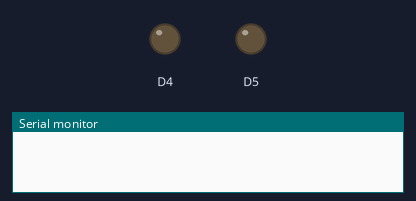
The sketch below on a simulated ESP8266 (NodeMCU). Parts: output pins drawn as LEDs (lit = HIGH, except the on-board LED, lit = LOW), the last lines printed to the serial monitor. WiFi joins after 1.5 s; servers stay silent unless stated.

Above: at 0.1 s.
At 1.6 s:
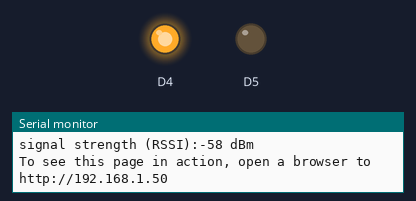
Timing chart, 0 to 3.1 s (numbered marks = the images above):
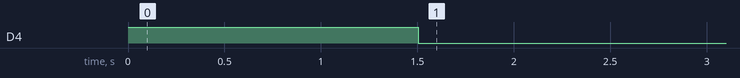

The sketch:

rele.ino
```cpp
#include <SPI.h>
#include <ESP8266WiFi.h>
#include <ESP8266WebServer.h>
#include <DNSServer.h>
#include <WiFiManager.h>

ESP8266WebServer server(80);

IPAddress _ip = IPAddress(192,168,0,99);
IPAddress _gw = IPAddress(192,168,0,1);
IPAddress _sn = IPAddress(255, 255, 255, 0);

void setup() {

  Serial.begin(9600);
  pinMode(D5, OUTPUT);
  pinMode(BUILTIN_LED, OUTPUT);

  digitalWrite(BUILTIN_LED, HIGH);
  WiFiManager wifiManager;

  // Descomentar para resetear configuración
  // wifiManager.resetSettings();

  const char* menu[] = {"wifi","exit"};
  wifiManager.setMenu(menu,2);
  wifiManager.setSTAStaticIPConfig(_ip,_gw,_sn);
  wifiManager.autoConnect("ApertureDevice");
  digitalWrite(BUILTIN_LED, LOW);

  Serial.printf("Connected\n");
  server.on("/", HTTP_POST, rele);
  server.begin();
  printWifiStatus();
}


void loop() {
  server.handleClient();
}

void rele(){
  if (server.arg("rele") == "ON"){
      digitalWrite(D5, HIGH);
      delay(1500);
      digitalWrite(D5, LOW);
  }
  server.sendHeader("Location","/");
  server.send(303);
}

void printWifiStatus() {
  // print the SSID of the network you're attached to:
  Serial.print("SSID: ");
  Serial.println(WiFi.SSID());

  // print your WiFi shield's IP address:
  IPAddress ip = WiFi.localIP();
  Serial.print("IP Address: ");
  Serial.println(ip);

  // print the received signal strength:
  long rssi = WiFi.RSSI();
  Serial.print("signal strength (RSSI):");
  Serial.print(rssi);
  Serial.println(" dBm");
  // print where to go in a browser:
  Serial.print("To see this page in action, open a browser to http://");
  Serial.println(ip);
}
```
